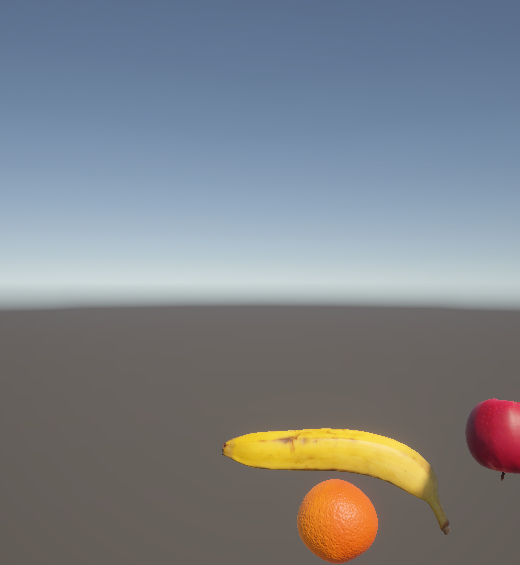
//> input picture 07_C++/fruit_0002.png, 520 x 565 px
$ ./ex07_inference   (built with g++ and OpenCV 4)
//> lines starting //> are read from the running program, lines starting //| are printed output that depends on the picture
#include <iostream>
#include <vector>
#include <string>
#include <opencv2/opencv.hpp>
#include <onnxruntime_cxx_api.h>
#include <algorithm>

int main() {
    std::string modelPath = "best.FP32.onnx";
    std::string imagePath = "fruit_0002.png";

    cv::Mat frame = cv::imread(imagePath);
//> frame is the input picture: 565 rows x 520 cols, CV_8UC3; mean B, G, R 135.3, 129.7, 125.2
    if (frame.empty()) {
        std::cerr << "이미지를 불러올 수 없습니다: " << imagePath << std::endl;
        return -1;
    }

    cv::Mat resizedImage, rgbImage, floatImage;
    cv::resize(frame, resizedImage, cv::Size(640, 640));
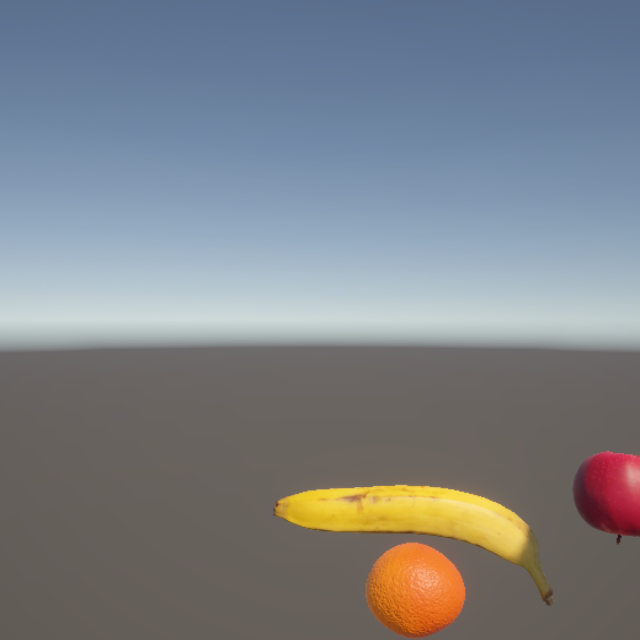
//> resizedImage: 640 rows x 640 cols, CV_8UC3; mean B, G, R 135.2, 129.7, 125.2
    cv::cvtColor(resizedImage, rgbImage, cv::COLOR_BGR2RGB);
    rgbImage.convertTo(floatImage, CV_32FC3, 1.0 / 255.0);

    int channels = 3;
    int height = 640;
    int width = 640;
    std::vector<float> inputTensorValues(1 * channels * height * width);

    std::vector<cv::Mat> chwChannels(channels);
    for (int i = 0; i < channels; ++i) {
        chwChannels[i] = cv::Mat(height, width, CV_32F, inputTensorValues.data() + i * height * width);
    }
    cv::split(floatImage, chwChannels);
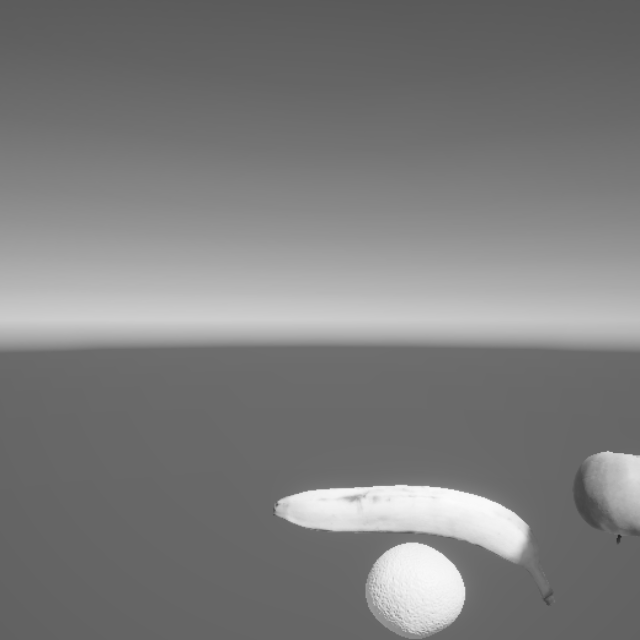
//> chwChannels[0]: 640 rows x 640 cols, CV_32FC1; min 0.133, max 0.984, mean 0.491
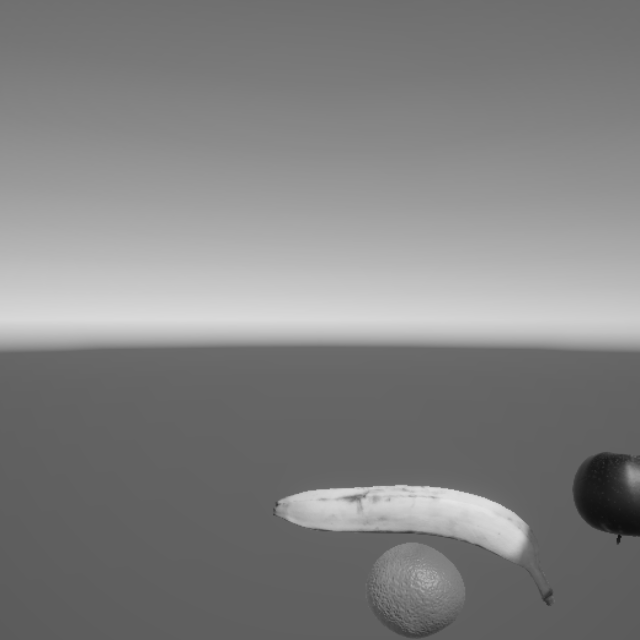
//> chwChannels[1]: 640 rows x 640 cols, CV_32FC1; min 0.0588, max 0.898, mean 0.508
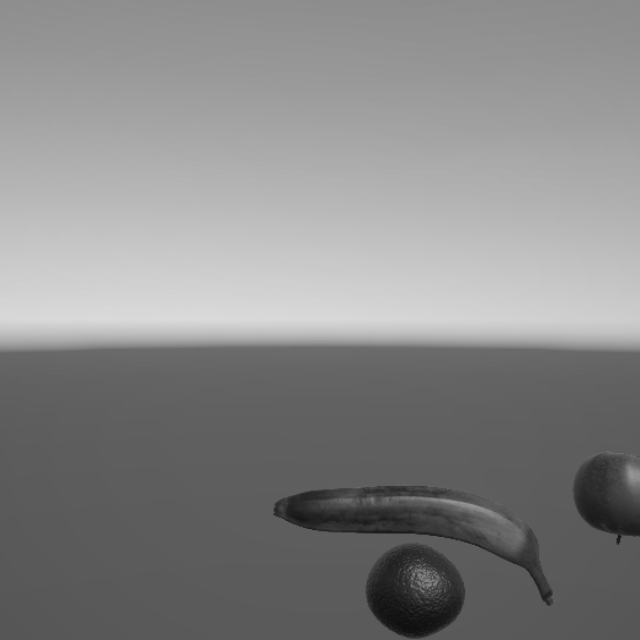
//> chwChannels[2]: 640 rows x 640 cols, CV_32FC1; min 0.0627, max 0.855, mean 0.53

//> (the run ends here: the program needs code that is not available in this run, at `Ort::Env env(ORT_LOGGING_LEVEL_WARNING, "YOLO_Inference");`)
